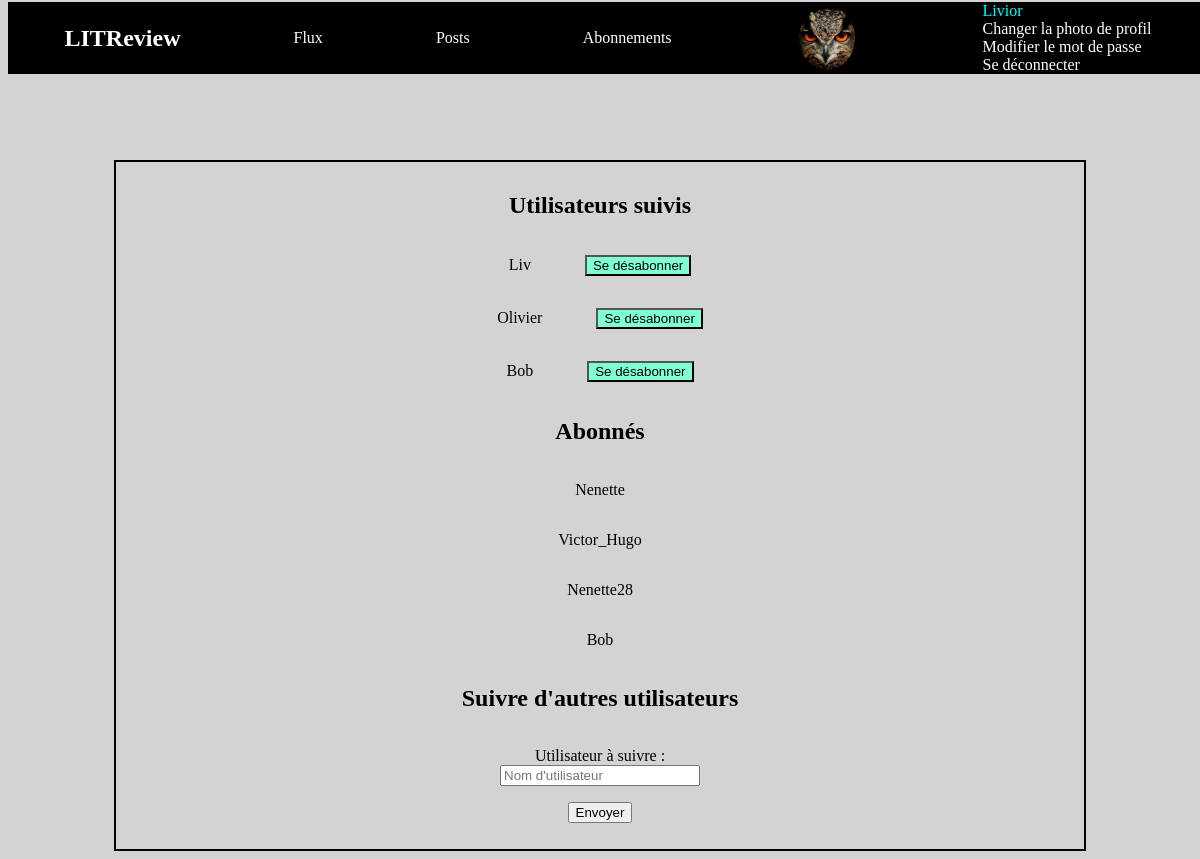
Screenshot of /subscribe/ (signed in) with the database file from the repository.
### authentication/models.py (models this page shows)
class User(AbstractUser):
    profile_photo = models.ImageField(verbose_name='Photo de profil')

### critics/models.py (models this page shows)
class UserFollows(models.Model):
    user = models.ForeignKey(
        to=settings.AUTH_USER_MODEL,
        on_delete=models.CASCADE,
        related_name='following')
    followed_user = models.ForeignKey(to=settings.AUTH_USER_MODEL,
                                      on_delete=models.CASCADE,
                                      related_name='followed_by')
    class Meta:
        unique_together = ('user', 'followed_user', )

### critics/views.py (the view)
# urls.py: path('subscribe/', critics.views.subscribe,
@login_required()
def subscribe(request):
    followed_users = UserFollows.objects.filter(user=request.user)
    followers = UserFollows.objects.filter(followed_user=request.user)
    users_to_follow = User.objects.all().exclude(
        Q(username__in=[follow.followed_user for follow in followed_users])
        | Q(username=request.user.username)
    )
    if request.method == "POST":
        form = FollowUsersForm(
            request.POST,
            user=request.user,
            followed_users=followed_users,
            users_to_follow=users_to_follow,
        )
        if form.is_valid():
            new_follow = UserFollows()
            new_follow.followed_user = form.cleaned_data["user_to_follow"]
            new_follow.user = request.user
            new_follow.save()
            return redirect("subscribe")
    else:
        form = FollowUsersForm()
    return render(
        request,
        "critics/subscribe.html",
        context={
            "form": form,
            "followed_users": list(followed_users),
            "followers": list(followers),
        },
    )

### critics/forms.py (shortened to what this page needs)
class FollowUsersForm(forms.Form):
    user_to_follow = forms.CharField(
        max_length=20,
        label="Utilisateur à suivre",
        widget=forms.TextInput(attrs={"placeholder": "Nom d'utilisateur"})
    )
    def __init__(self, *args, **kwargs):
        self.user = kwargs.pop('user', None)
        self.followed_users = kwargs.pop('followed_users', None)
        self.user_to_follow = kwargs.pop('users_to_follow', None)
        super(FollowUsersForm, self).__init__(*args, **kwargs)

### critics/templates/critics/subscribe.html (shortened to what this page needs)
{% extends '../base.html' %}
{% block content %}
<section class="forms">
    <h1>Utilisateurs suivis</h1>
    {% for followed in followed_users %}
    <p>{{ followed.followed_user }} <button class="valid-cancel"><a href="{% url 'unsubscribe' followed.id %}">Se désabonner</a></button></p>
    {% endfor %}
    <h1>Abonnés</h1>
    {% for follower in followers %}
    <p>{{ follower.user }}</p>
    {% endfor %}
    <h1>Suivre d'autres utilisateurs</h1>
    <form action="" method="post" enctype="multipart/form-data">
        {{ form.as_p }}
        <input type="submit" value="Envoyer">
    </form>
</section>
{% endblock %}

### templates/base.html (shortened to what this page needs)
{% load static %}
<html>
    <head>
        <link rel="stylesheet" href="{% static 'critics/styles.css' %}" />
    </head>
    <header>
        <nav> <h1>LITReview</h1>
            {% if user.is_authenticated %}
            <a href="/flux">Flux</a>
            <a href="/posts">Posts</a>
            <a href="/subscribe">Abonnements</a>
            <div>
                {% if request.user.profile_photo %}
                    <img class="profile-photo" src="{{ request.user.profile_photo.url }}" alt="">
                {% else %}
                    <i class="fa-solid fa-circle-user fa-5x"></i>
                {% endif %}
            </div>
            <div class="account_management">
                <div class="display_username">{{ request.user }}</div>
                <a href="{% url 'profile-photo' %}">Changer la photo de profil</a>
                <a href="{% url 'new_password' %}">Modifier le mot de passe</a>
                <a href="{% url 'logout' %}">Se déconnecter</a>
            </div>
        </nav>
        {% endif %}
    </header>
    <body>
        {% block content %}{% endblock %}
    </body>
</html>

### critics/static/critics/styles.css (style rules this page uses)
header { position:fixed; top:2px; height:80px; width:100%; }
body { margin-top:160px; display: flex; flex-direction: column; color: black; background-color: lightgrey; }
nav { display:flex; justify-content: space-around; align-items:center; background-color: black; color: white; }
nav a { color: white; text-decoration: none; }
.account_management { display:flex; flex-direction: column; }
.display_username { color:cyan; }
.forms { display: flex; flex-direction: column; align-items: center; margin: auto; border: 2px black solid; padding: 10px; width:80%; }
.forms form { display:flex; flex-direction: column; align-items:center; }
.forms form>p { display: flex; text-align:center; flex-direction: column; }
.forms form>p input { width: 200px; align-self:center; }
.forms button { background-color: aquamarine; margin-left:50px; width:fit-content; }
.valid-cancel { flex-direction:row; }
.valid-cancel a { text-decoration: none; color: black; }
.profile-photo { width : 85px; clip-path: ellipse(33% 50%); }

### rows the page displays
User: user.profile_photo (picture), user "Livior"
UserFollows: followed_user "Liv"
UserFollows: followed_user "Olivier"
UserFollows: followed_user "Bob"
UserFollows: user "Nenette"
UserFollows: user "Victor_Hugo"
UserFollows: user "Nenette28"
UserFollows: user "Bob"
